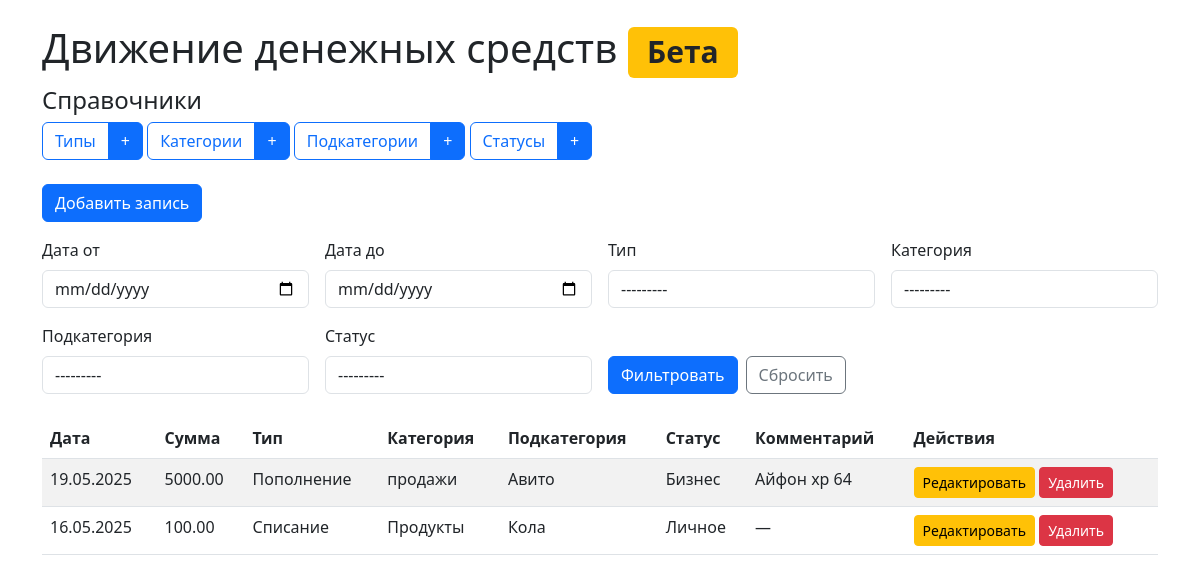
Before: / with the older database file.
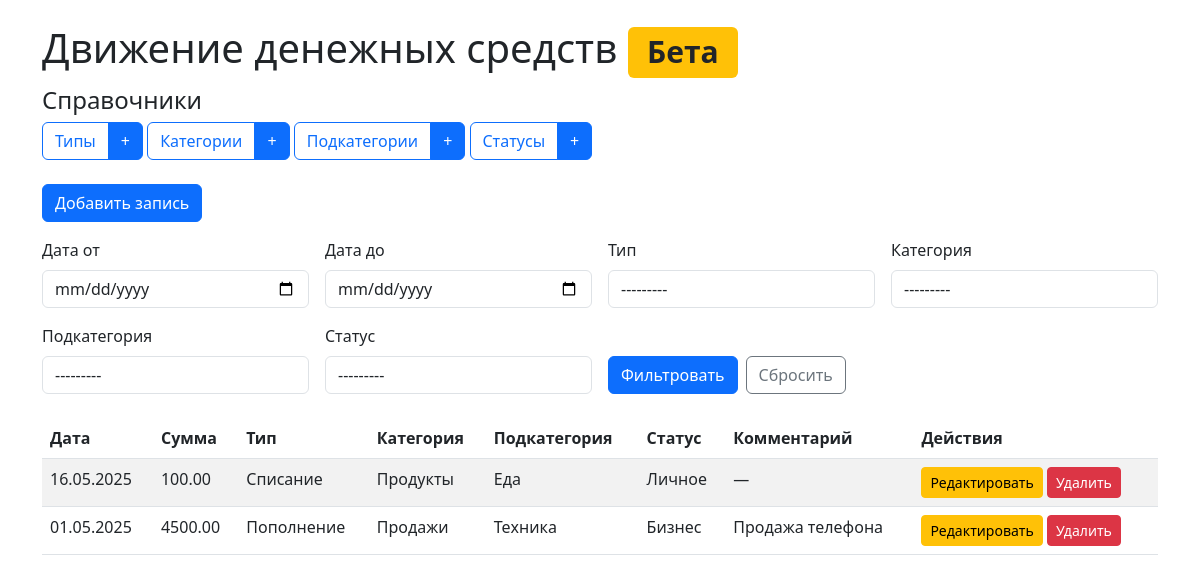
After: the same page with the newer database file.
### dds/models.py (models this page shows, shortened)
class CashFlow(models.Model):
    created_at = models.DateField(default=timezone.now)
    status = models.ForeignKey(Status, on_delete=models.SET_NULL, null=True)
    type = models.ForeignKey(Type, on_delete=models.CASCADE)
    category = models.ForeignKey(Category, on_delete=models.CASCADE)
    subcategory = models.ForeignKey(Subcategory, on_delete=models.CASCADE)
    amount = models.DecimalField(max_digits=10, decimal_places=2)
    comment = models.TextField(blank=True, null=True)
    class Meta:
        verbose_name = 'Запись ДДС'
        verbose_name_plural = 'Записи ДДС'

class Type(models.Model):
    name = models.CharField(max_length=50, unique=True)
    def __str__(self):
        return self.name
    class Meta:
        verbose_name = 'Тип'
        verbose_name_plural = 'Типы'

class Category(models.Model):
    name = models.CharField(max_length=100, unique=True)
    type = models.ForeignKey(Type, on_delete=models.CASCADE, related_name='categories')
    def __str__(self):
        return self.name
    class Meta:
        verbose_name = 'Категория'
        verbose_name_plural = 'Категории'

class Subcategory(models.Model):
    name = models.CharField(max_length=100, unique=True)
    category = models.ForeignKey(Category, on_delete=models.CASCADE, related_name='subcategories')
    def __str__(self):
        return self.name
    class Meta:
        verbose_name = 'Подкатегория'
        verbose_name_plural = 'Подкатегории'

class Status(models.Model):
    name = models.CharField(max_length=50, unique=True)
    def __str__(self):
        return self.name
    class Meta:
        verbose_name = 'Статус'
        verbose_name_plural = 'Статусы'

### dds/views.py (the view, shortened to what this page needs)
# urls.py: path('', views.cashflow_list, name='cashflow_list'),
def cashflow_list(request):
    cashflows = CashFlow.objects.all().order_by('-created_at')
    filter_form = CashFlowFilterForm(request.GET or None)
    statuses = Status.objects.all()
    types = Type.objects.all()
    categories = Category.objects.all()
    subcategories = Subcategory.objects.all()
    return render(request, 'dds/cashflow_list.html', {
        'cashflows': cashflows,
        'statuses': statuses,
        'types': types,
        'categories': categories,
        'subcategories': subcategories,
        'filters': request.GET,
        'filter_form': filter_form,
    })

### dds/forms.py
class CashFlowFilterForm(forms.Form):
    date_from = forms.DateField(
        label='Дата от',
        required=False,
        widget=forms.DateInput(attrs={'type': 'date', 'class': 'form-control'})
    )
    date_to = forms.DateField(
        label='Дата до',
        required=False,
        widget=forms.DateInput(attrs={'type': 'date', 'class': 'form-control'})
    )
    status = forms.ModelChoiceField(
        label='Статус',
        queryset=Status.objects.all(),
        required=False,
        widget=forms.Select(attrs={'class': 'form-control'})
    )
    type = forms.ModelChoiceField(
        label='Тип',
        queryset=Type.objects.all(),
        required=False,
        widget=forms.Select(attrs={'class': 'form-control'})
    )
    category = forms.ModelChoiceField(
        label='Категория',
        queryset=Category.objects.all(),
        required=False,
        widget=forms.Select(attrs={'class': 'form-control'})
    )
    subcategory = forms.ModelChoiceField(
        label='Подкатегория',
        queryset=Subcategory.objects.all(),
        required=False,
        widget=forms.Select(attrs={'class': 'form-control'})
    )

### templates/dds/cashflow_list.html (shortened to what this page needs)
<!DOCTYPE html>
<html lang="ru">
<head>
    <link href="https://cdn.jsdelivr.net/npm/bootstrap@5.3.0/dist/css/bootstrap.min.css" rel="stylesheet">
</head>
<body>
    <div class="container">
        <h1 class="mt-4">Движение денежных средств <span class="badge bg-warning text-dark">Бета</span></h1>
        <div class="mb-3">
            <h4>Справочники</h4>
            <div class="btn-group mb-2">
                <a href="{% url 'type_list' %}" class="btn btn-outline-primary">Типы</a>
                <a href="{% url 'type_create' %}" class="btn btn-primary">+</a>
            </div>
            <div class="btn-group mb-2">
                <a href="{% url 'category_list' %}" class="btn btn-outline-primary">Категории</a>
                <a href="{% url 'category_create' %}" class="btn btn-primary">+</a>
            </div>
            <div class="btn-group mb-2">
                <a href="{% url 'subcategory_list' %}" class="btn btn-outline-primary">Подкатегории</a>
                <a href="{% url 'subcategory_create' %}" class="btn btn-primary">+</a>
            </div>
            <div class="btn-group mb-2">
                <a href="{% url 'status_list' %}" class="btn btn-outline-primary">Статусы</a>
                <a href="{% url 'status_create' %}" class="btn btn-primary">+</a>
            </div>
        </div>
        <a href="{% url 'cashflow_create' %}" class="btn btn-primary mb-3">Добавить запись</a>
        <form method="get" class="mb-4">
            <div class="row g-3">
                {% if filter_form %}
                    <div class="col-md-3">
                        <label for="id_date_from" class="form-label">{{ filter_form.date_from.label }}</label>
                        {{ filter_form.date_from }}
                    </div>
                    <div class="col-md-3">
                        <label for="id_date_to" class="form-label">{{ filter_form.date_to.label }}</label>
                        {{ filter_form.date_to }}
                    </div>
                    <div class="col-md-3">
                        <label for="id_type" class="form-label">{{ filter_form.type.label }}</label>
                        {{ filter_form.type }}
                    </div>
                    <div class="col-md-3">
                        <label for="id_category" class="form-label">{{ filter_form.category.label }}</label>
                        {{ filter_form.category }}
                    </div>
                    <div class="col-md-3">
                        <label for="id_subcategory" class="form-label">{{ filter_form.subcategory.label }}</label>
                        {{ filter_form.subcategory }}
                    </div>
                    <div class="col-md-3">
                        <label for="id_status" class="form-label">{{ filter_form.status.label }}</label>
                        {{ filter_form.status }}
                    </div>
                    <div class="col-md-3 d-flex align-items-end">
                        <button type="submit" class="btn btn-primary">Фильтровать</button>
                        <a href="{% url 'cashflow_list' %}" class="btn btn-outline-secondary ms-2">Сбросить</a>
                    </div>
                {% else %}
                    <div class="alert alert-warning">Форма фильтрации не загружена. Проверьте настройки.</div>
                {% endif %}
            </div>
        </form>
        <table class="table table-striped">
            <thead>
                <tr>
                    <th>Дата</th>
                    <th>Сумма</th>
                    <th>Тип</th>
                    <th>Категория</th>
                    <th>Подкатегория</th>
                    <th>Статус</th>
                    <th>Комментарий</th>
                    <th>Действия</th>
                </tr>
            </thead>
            <tbody>
                {% for cashflow in cashflows %}
                    <tr>
                        <td>{{ cashflow.created_at|date:"d.m.Y" }}</td>
                        <td>{{ cashflow.amount }}</td>
                        <td>{{ cashflow.type }}</td>
                        <td>{{ cashflow.category }}</td>
                        <td>{{ cashflow.subcategory|default:"—" }}</td>
                        <td>{{ cashflow.status|default:"—" }}</td>
                        <td>{{ cashflow.comment|default:"—" }}</td>
                        <td>
                            <a href="{% url 'cashflow_edit' cashflow.pk %}" class="btn btn-sm btn-warning">Редактировать</a>
                            <a href="{% url 'cashflow_delete' cashflow.pk %}" class="btn btn-sm btn-danger">Удалить</a>
                        </td>
                    </tr>
                {% empty %}
                    <tr><td colspan="7" class="text-center">Записи отсутствуют</td></tr>
                {% endfor %}
            </tbody>
        </table>
    </div>
</html>

Changed rows visible on the page:
removed CashFlow: created_at "19.05.2025", amount "5000.00", type "Пополнение", category "продажи", subcategory "Авито", status "Бизнес", comment "Айфон хр 64"
changed through a linked row, CashFlow "Списание": subcategory "Кола" → "Еда"
added CashFlow: created_at "01.05.2025", amount "4500.00", type "Пополнение", category "Продажи", subcategory "Техника", status "Бизнес", comment "Продажа телефона"
